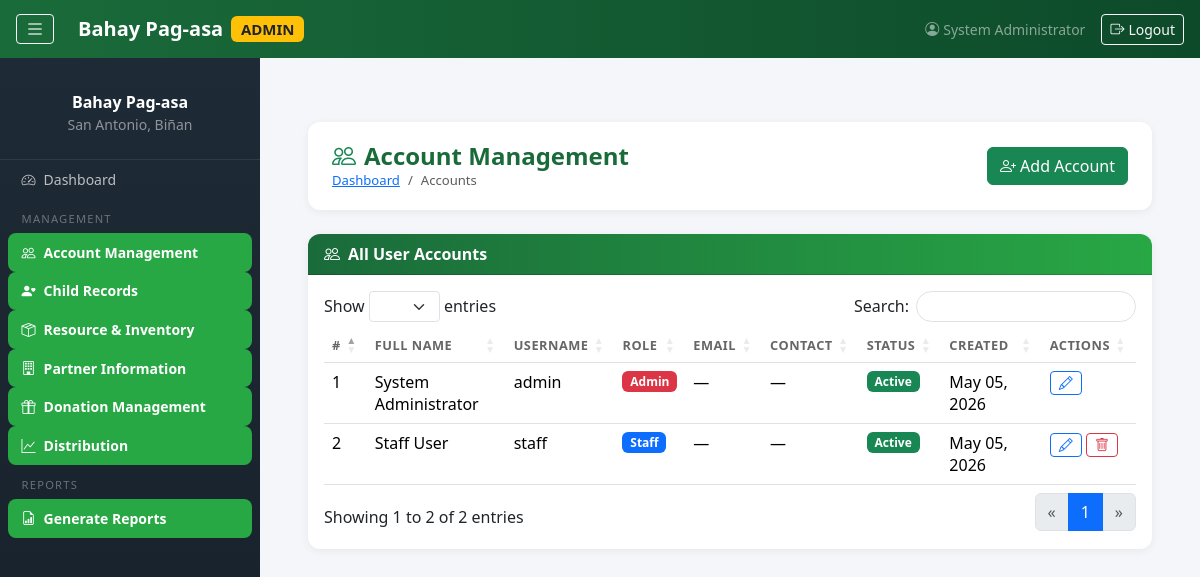
The app's page /admin/accounts/index.php (signed in) with its own data.
### tables this page shows
CREATE TABLE users (
    id          INT AUTO_INCREMENT PRIMARY KEY,
    full_name   VARCHAR(150)  NOT NULL,
    username    VARCHAR(80)   NOT NULL UNIQUE,
    password    VARCHAR(255)  NOT NULL,
    role        ENUM('admin','staff') NOT NULL DEFAULT 'staff',
    email       VARCHAR(150),
    contact     VARCHAR(30),
    status      ENUM('active','inactive') NOT NULL DEFAULT 'active',
    created_at  DATETIME DEFAULT CURRENT_TIMESTAMP,
    updated_at  DATETIME DEFAULT CURRENT_TIMESTAMP ON UPDATE CURRENT_TIMESTAMP
);

### includes/functions.php (called while the page is built, shortened)
<?php
function e($str) {
    return htmlspecialchars($str, ENT_QUOTES, 'UTF-8');
}
function fmtDate($date, $format = 'M d, Y') {
    return date($format, strtotime($date));
}

### admin/accounts/index.php (the view, shortened to what this page needs)
<?php
require_once '../../includes/functions.php';
$db = getDB();
$users = $db->query("SELECT * FROM users ORDER BY created_at DESC")->fetch_all(MYSQLI_ASSOC);
include '../../includes/header.php';
?>
<?php include '../../includes/sidebar.php'; ?>
<div class="container-fluid px-4 py-3">
    <div class="page-header">
        <div>
            <h4><i class="bi bi-people me-2 text-success"></i>Account Management</h4>
            <nav aria-label="breadcrumb">
                <ol class="breadcrumb mb-0">
                    <li class="breadcrumb-item"><a href="../dashboard.php">Dashboard</a></li>
                    <li class="breadcrumb-item active">Accounts</li>
                </ol>
            </nav>
        </div>
        <a href="add.php" class="btn btn-success">
            <i class="bi bi-person-plus me-1"></i>Add Account
        </a>
    </div>
    <div class="card">
        <div class="card-header"><i class="bi bi-people me-2"></i>All User Accounts</div>
        <div class="card-body">
            <div class="table-responsive">
                <table class="table datatable table-hover">
                    <thead><tr>
                        <th>#</th><th>Full Name</th><th>Username</th><th>Role</th>
                        <th>Email</th><th>Contact</th><th>Status</th><th>Created</th><th>Actions</th>
                    </tr></thead>
                    <tbody>
                    <?php foreach ($users as $i => $u): ?>
                    <tr>
                        <td><?= $i+1 ?></td>
                        <td><?= e($u['full_name']) ?></td>
                        <td><?= e($u['username']) ?></td>
                        <td><span class="badge bg-<?= $u['role']==='admin'?'danger':'primary' ?>"><?= ucfirst(e($u['role'])) ?></span></td>
                        <td><?= e((isset($u['email']) ? $u['email'] : '—')) ?></td>
                        <td><?= e((isset($u['contact']) ? $u['contact'] : '—')) ?></td>
                        <td><span class="badge bg-<?= $u['status']==='active'?'success':'secondary' ?>"><?= ucfirst(e($u['status'])) ?></span></td>
                        <td><?= fmtDate($u['created_at']) ?></td>
                        <td class="text-nowrap">
                            <a href="edit.php?id=<?= $u['id'] ?>" class="btn btn-sm btn-outline-primary"><i class="bi bi-pencil"></i></a>
                            <?php if ($u['id'] != $_SESSION['user_id']): ?>
                            <a href="?delete=<?= $u['id'] ?>" class="btn btn-sm btn-outline-danger"
                               data-confirm="Delete account '<?= e($u['username']) ?>'?"
                            ><i class="bi bi-trash"></i></a>
                            <?php endif; ?>
                        </td>
                    </tr>
                    <?php endforeach; ?>
                    </tbody>
                </table>
            </div>
        </div>
    </div>
</div>
<?php include '../../includes/sidebar_close.php'; ?>
<?php include '../../includes/footer.php'; ?>

### includes/header.php (shortened to what this page needs)
<html lang="en">
<head>
    <link rel="stylesheet" href="https://cdn.jsdelivr.net/npm/bootstrap@5.3.3/dist/css/bootstrap.min.css">
    <link rel="stylesheet" href="https://cdn.jsdelivr.net/npm/bootstrap-icons@1.11.3/font/bootstrap-icons.min.css">
    <link rel="stylesheet" href="https://cdn.datatables.net/1.13.8/css/dataTables.bootstrap5.min.css">
    <link rel="stylesheet" href="<?= BASE_URL ?>/assets/css/style.css">
</head>
<body>

### includes/sidebar.php (shortened to what this page needs)
<?php
$currentFile = basename($_SERVER['PHP_SELF']);
$role        = (isset($_SESSION['role']) ? $_SESSION['role'] : '');
$base        = ($role === 'admin') ? BASE_URL . '/admin' : BASE_URL . '/staff';
function navLink($href, $icon, $label, $currentFile, $checkFile) {
    $active = ($currentFile === $checkFile) ? 'active' : '';
    return "<a href=\"{$href}\" class=\"nav-link {$active}\"><i class=\"bi bi-{$icon} me-2\"></i>{$label}</a>";
}
?>
<nav class="navbar navbar-expand-lg topbar px-3 py-2">
    <button class="btn btn-sm btn-outline-light me-3" id="sidebarToggle">
        <i class="bi bi-list fs-5"></i>
    </button>
    <a class="navbar-brand text-white fw-bold d-flex align-items-center gap-2" href="#">
        <span>Bahay Pag-asa</span>
        <span class="badge bg-warning text-dark small"><?= strtoupper(e($role)) ?></span>
    </a>
    <div class="ms-auto d-flex align-items-center gap-3">
        <span class="text-white-50 small d-none d-md-inline">
            <i class="bi bi-person-circle me-1"></i><?= e((isset($_SESSION['full_name']) ? $_SESSION['full_name'] : '')) ?>
        </span>
        <a href="<?= BASE_URL ?>/logout.php" class="btn btn-sm btn-outline-light">
            <i class="bi bi-box-arrow-right me-1"></i>Logout
        </a>
    </div>
</nav>
<div class="wrapper d-flex">
    <nav class="sidebar" id="sidebar">
        <div class="sidebar-header text-center py-4">
            <div class="text-white fw-bold mt-2">Bahay Pag-asa</div>
            <div class="text-white-50 small">San Antonio, Biñan</div>
        </div>
        <ul class="nav flex-column px-2 pb-4">
        <?php if ($role === 'admin'): ?>
            <li class="nav-item">
                <?= navLink($base . '/dashboard.php', 'speedometer2', 'Dashboard', $currentFile, 'dashboard.php') ?>
            </li>
            <li class="nav-section-title">MANAGEMENT</li>
            <li class="nav-item">
                <?= navLink($base . '/accounts/index.php', 'people', 'Account Management', $currentFile, 'index.php') ?>
            </li>
            <li class="nav-item">
                <?= navLink($base . '/children/index.php', 'person-heart', 'Child Records', $currentFile, 'index.php') ?>
            </li>
            <li class="nav-item">
                <?= navLink($base . '/resources/index.php', 'box-seam', 'Resource & Inventory', $currentFile, 'index.php') ?>
            </li>
            <li class="nav-item">
                <?= navLink($base . '/partners/index.php', 'building', 'Partner Information', $currentFile, 'index.php') ?>
            </li>
            <li class="nav-item">
                <?= navLink($base . '/donations/index.php', 'gift', 'Donation Management', $currentFile, 'index.php') ?>
            </li>
            <li class="nav-item">
                <?= navLink($base . '/donation-monitoring/index.php', 'graph-up', 'Distribution', $currentFile, 'index.php') ?>
            </li>
            <li class="nav-section-title">REPORTS</li>
            <li class="nav-item">
                <?= navLink($base . '/reports/index.php', 'file-earmark-bar-graph', 'Generate Reports', $currentFile, 'index.php') ?>
            </li>
        <?php endif; ?>
        </ul>
    </nav>
    <div class="main-content flex-grow-1">

### includes/sidebar_close.php
   </div>
</div>

### includes/footer.php (shortened to what this page needs)
</body>
</html>

### assets/css/style.css (style rules this page uses)
:root { --green-dark: #1a6b3a; --green-mid: #28a745; --green-light: #d4edda; --sidebar-w: 260px; --topbar-h: 58px; }
body { font-family: 'Segoe UI', system-ui, sans-serif; background: #f4f6f9; color: #333; }
.topbar { background: linear-gradient(90deg, var(--green-dark), #0d4a2a); position: fixed; top: 0; left: 0; right: 0; z-index: 1030; height: var(--topbar-h); }
.sidebar { background: linear-gradient(180deg, #1e2a35 0%, #16202a 100%); width: var(--sidebar-w); min-height: calc(100vh - var(--topbar-h)); position: fixed; top: var(--topbar-h); left: 0; overflow-y: auto; transition: transform .25s ease; z-index: 1020; }
.sidebar-header { border-bottom: 1px solid rgba(255,255,255,.08); }
.sidebar .nav-link { color: rgba(255,255,255,.7); border-radius: 8px; padding: .55rem .85rem; font-size: .875rem; transition: background .15s, color .15s; }
.sidebar .nav-link:hover, .sidebar .nav-link.active { background: rgba(40,167,69,.25); color: #fff; }
.sidebar .nav-link.active { background: var(--green-mid); color: #fff; font-weight: 600; }
.nav-section-title { color: rgba(255,255,255,.35); font-size: .7rem; letter-spacing: 1.2px; text-transform: uppercase; padding: .8rem .85rem .3rem; }
.wrapper { padding-top: var(--topbar-h); }
.main-content { margin-left: var(--sidebar-w); padding: 1.5rem; min-height: calc(100vh - var(--topbar-h)); transition: margin-left .25s ease; }
.page-header { background: #fff; border-radius: 12px; padding: 1.25rem 1.5rem; margin-bottom: 1.5rem; display: flex; align-items: center; justify-content: space-between; box-shadow: 0 2px 8px rgba(0,0,0,.06); }
.page-header h4 { margin: 0; font-weight: 700; color: var(--green-dark); }
.page-header .breadcrumb { margin: 0; font-size: .82rem; }
.card { border: none; border-radius: 12px; box-shadow: 0 2px 10px rgba(0,0,0,.06); }
.card-header { background: linear-gradient(90deg, var(--green-dark), var(--green-mid)); color: #fff; font-weight: 600; border-radius: 12px 12px 0 0 !important; }
.table th { font-size: .8rem; text-transform: uppercase; letter-spacing: .5px; color: #666; }

### records on screen
users: full_name "System Administrator", username "admin", role "Admin", email "—", contact "—", status "Active", created_at "May 05, 2026"
users: full_name "Staff User", username "staff", role "Staff", email "—", contact "—", status "Active", created_at "May 05, 2026"

### other values on screen
$role "ADMIN"
isset($_SESSION['full_name']) ? $_SESSION['full_name'] : '' "System Administrator"
$label "Dashboard Account Management Child Records Resource & Inventory Partner Information Donation Management Distribution Generate Reports"
